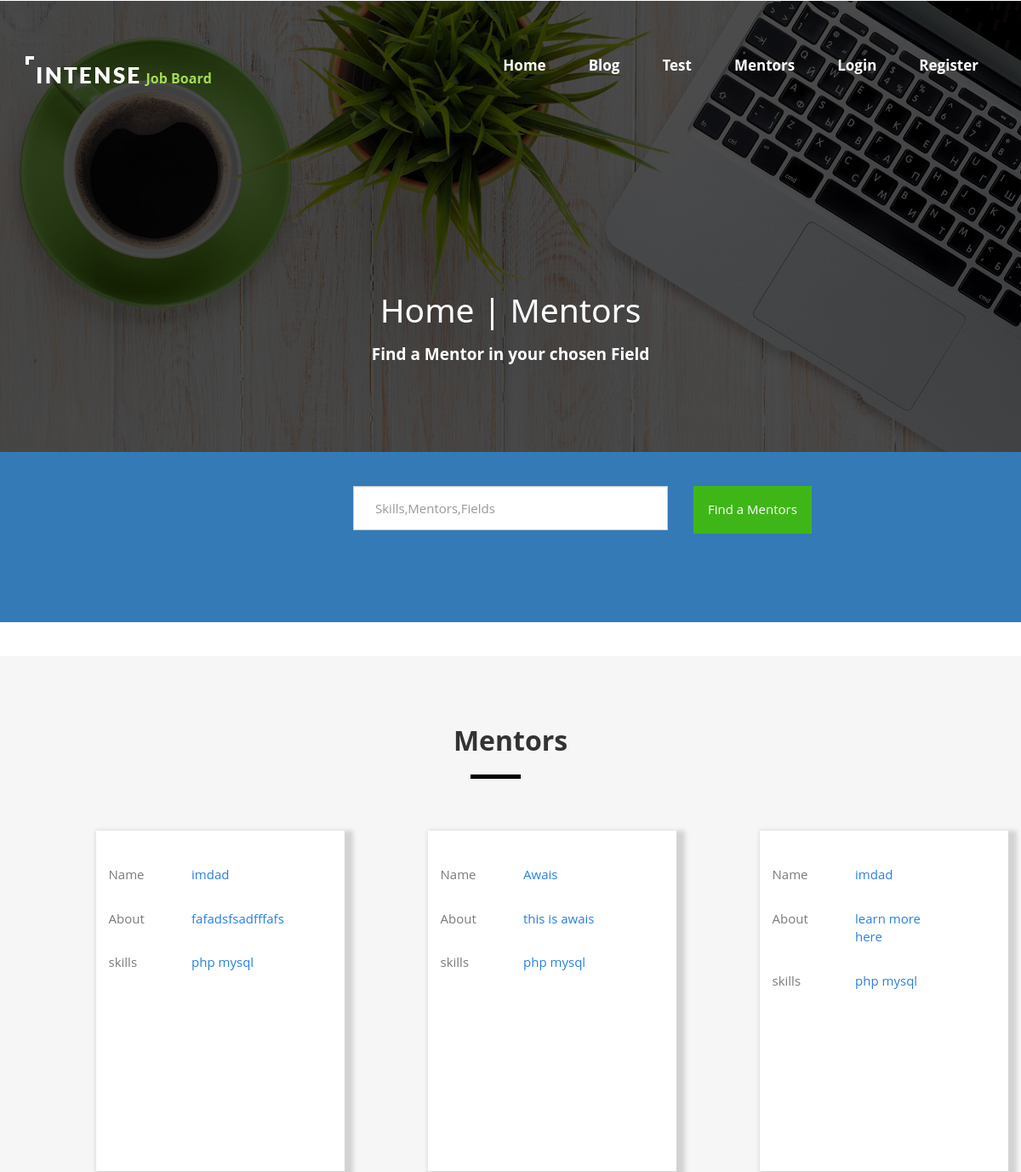
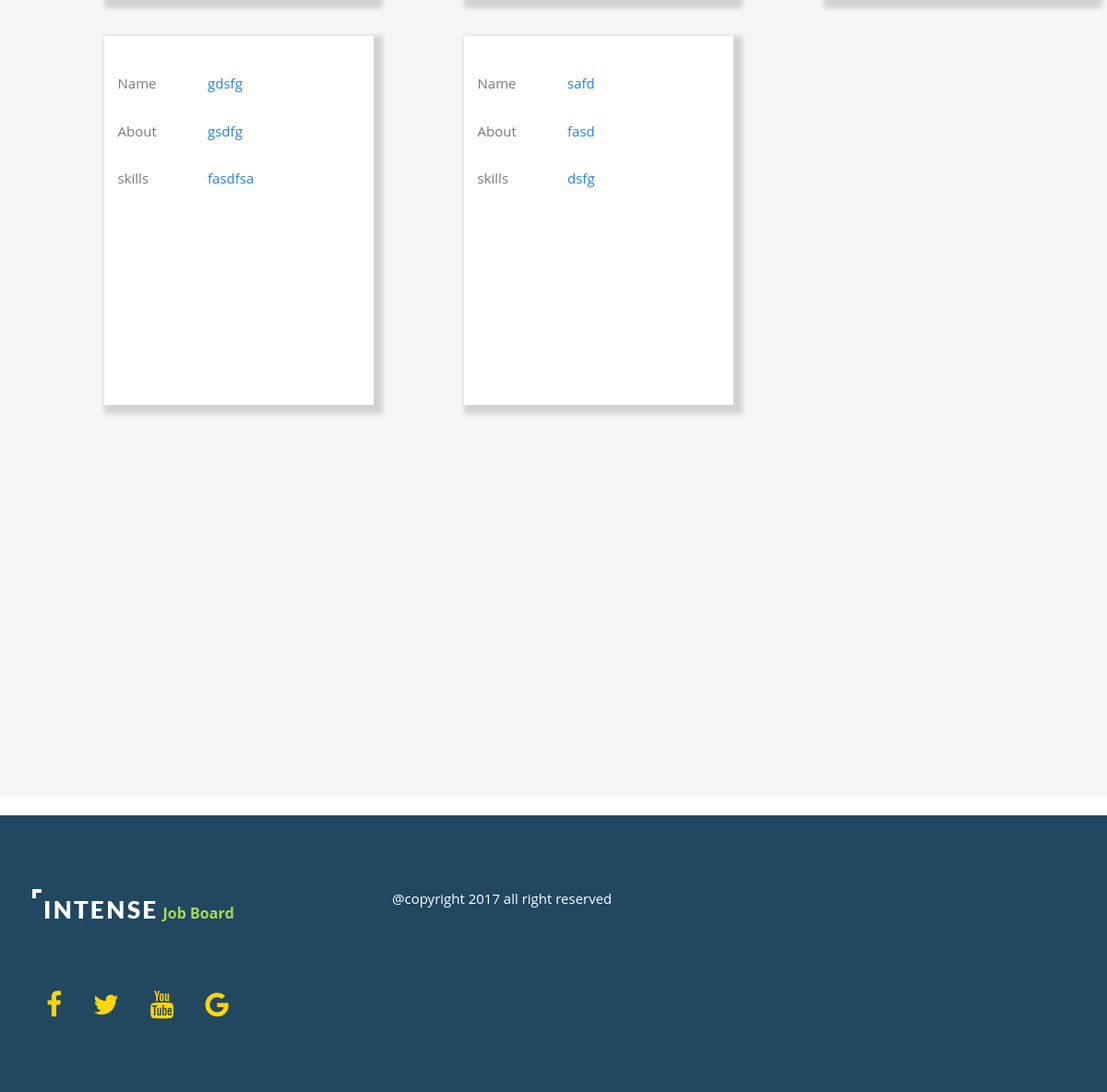
Screenshot of /index.php/front/mentor with the database file from the repository (2 pictures, top to bottom).
### tables this page shows
CREATE TABLE `mentors` (
  `mentor_id` int(11) NOT NULL,
  `mentor_name` varchar(255) NOT NULL,
  `about` varchar(255) NOT NULL,
  `image` varchar(255) NOT NULL,
  `login_id` int(11) NOT NULL,
  `skills` varchar(255) NOT NULL
);

### application/controllers/Front.php (called while the page is built, shortened)
<?php
class Front extends CI_controller{
function mentor()
{
        if($this->input->post("search")){
$config['base_url'] = base_url("Front/mentor");
$config['total_rows'] = $this->front_model->mentor_rows();
$config['per_page'] =6;
$config['full_tag_open'] = "<ul class='pagination'>";
$config['full_tag_close'] = "</ul>";
$config['next_tag_open'] = "<li>";
$config['next_tag_close'] = "</li>";
$config['prev_tag_open'] = "<li>";
$config['orev_tag_close'] = "</li>";
$config['num_tag_open'] = "<li>";
$config['num_tag_close'] = "</li>";
$config['cur_tag_open'] = "<li class='active'><a>";
$config['cur_tag_close'] = "</a></li>";
$this->pagination->initialize($config);
    $this->load->view("public/Mentors",array("view_mentor"=>$this->front_model->search_mentor($this->input->post("skill"),$config['per_page'],$this->uri->segment(3))
                 ));
}
else{
    $config['base_url'] = base_url("Front/mentor");
$config['total_rows'] = $this->front_model->mentor_rows();
$config['per_page'] =6;
$config['full_tag_open'] = "<ul class='pagination'>";
$config['full_tag_close'] = "</ul>";
$config['next_tag_open'] = "<li>";
$config['next_tag_close'] = "</li>";
$config['prev_tag_open'] = "<li>";
$config['orev_tag_close'] = "</li>";
$config['num_tag_open'] = "<li>";
$config['num_tag_close'] = "</li>";
$config['cur_tag_open'] = "<li class='active'><a>";
$config['cur_tag_close'] = "</a></li>";
$this->pagination->initialize($config);
		$this->load->view("public/Mentors",array("view_mentor"=>$this->front_model->view_mentor($config['per_page'],$this->uri->segment(3))
                 ));
}
}
}
?>

### index.php (called while the page is built, shortened)
<?php
require_once BASEPATH.'core/CodeIgniter.php';

### application/models/front_model.php (called while the page is built, shortened)
<?php
class front_model extends CI_model{
    function view_mentor($limit,$offset){
         $query=$this->db->limit($limit,$offset)
             ->get("mentors");
        return $query->result();
    }
}
?>

### application/views/public/Mentors.php (the view, shortened to what this page needs)
<!DOCTYPE html>
<html lang="en">
    <head>
       <link href="https://cdnjs.cloudflare.com/ajax/libs/font-awesome/4.7.0/css/font-awesome.css" rel="stylesheet" />
	<link rel="stylesheet" type="text/css" href="<?php echo base_url();?>assets/css/bootstrap.min.css">
	<link rel="stylesheet" type="text/css" href="<?php echo base_url();?>/assets/css/style.css">
	 <link href="<?php echo base_url();?>/assets/css/custom.css" rel="stylesheet" />
    </head>
    <body>
        <header>
            <div class="blog-bg">
                <div class="blog-overlay">
                    <nav class="navbar navbar-default navbar-fixed-top"  id="nav">
                        <div class="container">
                            <div class="navbar-header">
                                <a class="navbar-brand" href="#"><img src="images/logo.png" alt=""></a>
                            </div>
                            <div class="collapse navbar-collapse" id="bs-example-navbar-collapse-1">
                                <ul class="nav navbar-nav navbar-right">
                                    <li><a href="<?php echo site_url("front"); ?>"  class="hvr-underline-from-center">Home</a></li>
                                    <li><a href="<?php echo site_url("blog/public_blog"); ?>" class="hvr-underline-from-center">Blog</a></li>
                                    <li><a href="tests.html" class="hvr-underline-from-center">Test</a></li>
                                    <li><a href="<?php echo site_url("front/mentor"); ?>" class="hvr-underline-from-center">Mentors</a></li>
                                   <li><a href="<?php echo base_url().'/Registration';?>" class="hvr-underline-from-center">Login</a></li>  <li><a href="<?php echo base_url().'/Registration';?>" class="hvr-underline-from-center">Register</a></li>
                                </ul>
                            </div>
                        </div>
                    </nav>
                    <div class="container " id="header-text">
                    <h1 class="white text-center">Home | Mentors</h1>
                       <h4 class="white text-center mgr-top-20"><strong>Find a Mentor in your chosen Field</strong></h4>
                    </div>
                </div>
            </div>
        </header>
        <section>
            <div class="container-fluid section" id="">
<form action="<?php echo site_url("front/mentor");?>" method="post">
                    <div class="row mgr-top-40">
                            <div class="col-md-4"></div>
                                <div class="col-md-4">
                                    <input type="text" name="skill" id="" class="form-control" placeholder="Skills,Mentors,Fields">
                                </div>
                                 <div class="col-md-4">
                                    <input type="submit" name="search" value="Find a Mentors" id="sub-btn" class="btn btn-success">
                                </div>
            </div>
                    </form>
    </section>
    <section class="blog" id="blog">
        <div class="container mgr-top-40 ">
            <div class="row mgr-top-60" id="mentor-fa">
                <h2 class="text-center "><strong>Mentors</strong></h2>
                <hr>
                <?php foreach($view_mentor as $key=>$view_mentors):?>
                 <?php if( $view_mentors->mentor_id % 2 == 0): ?>
                 <a href="<?php echo site_url("front/mentor_single/").$view_mentors->mentor_id;?>">
                <div class="col-md-3 col-md-offset-1 mgr-top-40 box">
                   <div class="row mgr-top-20" >
                        <div class="col-md-5 col-md-offset-1">
                        </div>
                    </div>
                     <div class="row mgr-top-20">
                   <div class="col-md-4">
                       <p class="lightcolor">Name</p>
                   </div>
                    <div class="col-md-8">
                        <p><?php echo $view_mentors->mentor_name; ?></p>
                    </div>
                    </div>
                   <div class="row mgr-top-20">
                   <div class="col-md-4">
                       <p class="lightcolor">About</p>
                   </div>
                    <div class="col-md-5">
                        <p><?php echo substr($view_mentors->about,0,50); ?></p>
                    </div>
                    </div>
                     <div class="row mgr-top-20">
                   <div class="col-md-4">
                       <p class="lightcolor">skills</p>
                   </div>
                    <div class="col-md-8">
                        <p><?php echo $view_mentors->skills; ?></p>
                    </div>
                    </div>
                </div>
                </a>
                <?php else: ?>
                  <a href="<?php echo site_url("front/mentor_single/").$view_mentors->mentor_id;?>">
                 <div class="col-md-3 col-md-offset-1 mgr-top-40 box">
                   <div class="row mgr-top-20" >
                        <div class="col-md-5 col-md-offset-1">
                        </div>
                    </div>
                      <div class="row mgr-top-20">
                   <div class="col-md-4">
                       <p class="lightcolor">Name</p>
                   </div>
                    <div class="col-md-8">
                        <p><?php echo $view_mentors->mentor_name; ?></p>
                    </div>
                    </div>
                   <div class="row mgr-top-20">
                   <div class="col-md-4">
                       <p class="lightcolor">About</p>
                   </div>
                    <div class="col-md-5">
                        <p><?php echo substr($view_mentors->about,0,50); ?></p>
                    </div>
                    </div>
                     <div class="row mgr-top-20">
                   <div class="col-md-4">
                       <p class="lightcolor">skills</p>
                   </div>
                    <div class="col-md-8">
                        <p><?php echo $view_mentors->skills; ?></p>
                    </div>
                    </div>
                </div>
                </a>
                <?php endif; endforeach; ?>
        </div>
        </div>
        <div class="col-md-3 mgr-top-60 col-md-offset-4">
        </div>
    </section>
  <?php include"inc/footer.php"; ?>

### application/views/public/inc/footer.php (shortened to what this page needs)
  <footer class="footer mgr-top-20" >
            <div class="container">
                <div class="row mgr-top-60">
                    <div class="col-md-4">
                        <img src="images/logo.png" alt="">
                        <div class="row">
                            <div class="col-md-12 mgr-top-60">
                                <ul>
                                    <li><a href=""><i class="fa fa-facebook fa-2x"></i></a></li>
                                    <li><a href=""><i class="fa fa-twitter fa-2x"></i></a></li>
                                    <li><a href=""><i class="fa fa-youtube fa-2x"></i></a></li>
                                    <li><a href=""><i class="fa fa-google fa-2x"></i></a></li>
                                </ul>
                            </div>
                        </div>
                    </div>
                    <div class="col-md-4" id="cities">
                        <p class="white">@copyright 2017 all right reserved</p>
                    </div>
                </div>
            </div>
  </footer>
    </body>
</html>

### assets/css/style.css (style rules this page uses)
* { margin:0px; padding: 0px; }
body { margin-top: -15px !important; }
.blog-bg { background-image: url(../images/1.jpg); min-height: 530px; background-size: cover; }
.blog-overlay { background:rgba(0,0,0,0.7); min-height: 530px; }
.navbar-default { background: transparent !important; border: none; color: white; position: relative; top: 50px; }
.navbar-default .navbar-nav>li>a { color: white; font-weight: bold; font-size: 17px; }
.white { color: white; }
.nav li { padding-right: 20px; }
input[type="text"] { padding: 25px; }
#sub-btn { padding: 16px; }
#header-text { position: relative; top:250px; }
.mgr-top-20 { margin-top: 20px; }
.section { background: #337ab7; height: 200px; }
.fa { color:gold; }
hr { width: 5%; height: 5px; background: black; position: relative; left: 46%; }
.mgr-top-40 { margin-top: 40px; }
a { text-decoration: none; }
.mgr-top-60 { margin-top: 60px; }
.blog { background: #f6f6f6; min-height: 1470px; }
.box { background: white; min-height: 400px; box-shadow: 5px 5px 5px 5px lightgray; }
.footer { background:#337ab7; min-height: 300px; }
.footer ul li { list-style: none; display: inline; }
.footer .fa { padding: 15px !important; margin-left: 0px !important; }
.lightcolor { color: #7a7a7a; }

### assets/css/custom.css (style rules this page uses)
body { font-family: 'Open Sans', sans-serif; margin-top: -20px !important; }
.footer { background-color:#214761; width:100%; color:#fff; padding:20px 50px 20px 50px; padding-left:20px; }

### rows the page displays
mentors: mentor_name "imdad", about "fafadsfsadfffafs", skills "php mysql"
mentors: mentor_name "Awais", about "this is awais", skills "php mysql"
mentors: mentor_name "imdad", about "learn more here", skills "php mysql"
mentors: mentor_name "gdsfg", about "gsdfg", skills "fasdfsa"
mentors: mentor_name "safd", about "fasd", skills "dsfg"
